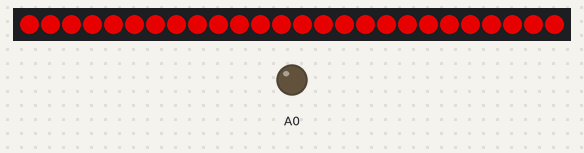
A sketch run on a simulated Arduino Uno, built with avr-gcc and run on an emulated ATmega328P. On the bench: 26 RGB LEDs in strip order, left to right, output pins drawn as LEDs (lit = HIGH). Dim RGB values are drawn brighter than linear.

Above: at 0.1 s.
At 1.1 s:
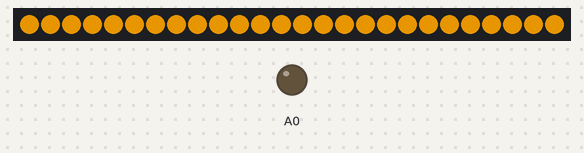
At 2.1 s:
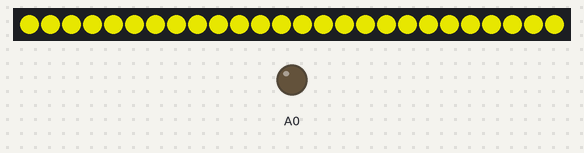
At 3.1 s:
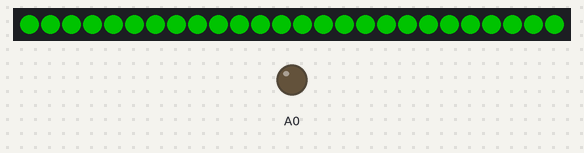
At 5.1 s:
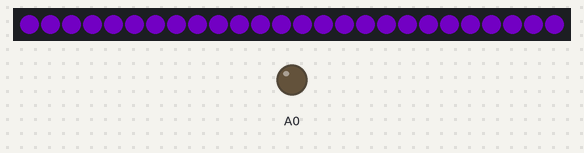
At 6.6 s:
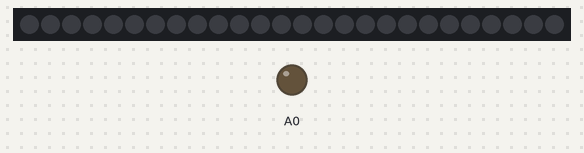

The sketch:

test_harpy.ino
```cpp
#include <FastLED.h>
#include <ezButton.h>

#define LED_PIN     3
#define NUM_LEDS    26

CRGB leds[NUM_LEDS];
ezButton limitSwitch(13);

void setup(){
  Serial.begin(9600);
  limitSwitch.setDebounceTime(50);
  FastLED.addLeds<WS2812, LED_PIN, GRB>(leds, NUM_LEDS);
  FastLED.setBrightness(180);

  pinMode(A0, OUTPUT);
  }

void test_switch() {
   limitSwitch.loop(); // MUST call the loop() function first

  if (limitSwitch.getState() == 0){
    Serial.println("untouched");
  }
  else{
    while (limitSwitch.getState() == 1){
        limitSwitch.loop();
        Serial.println("touched");
    }
    Serial.println();
    Serial.println("-------------------------released-------------------------");
    delay(5000);
  }
}

void testblinkLedStrip(CRGB leds[], int rgb[]) {
  //turns on LED for 0.25s
  for(int i = 0; i < NUM_LEDS; i++) {
    leds[i] = CRGB(rgb[0], rgb[1], rgb[2]);
  }
  FastLED.show();
  delay(500);

  for(int i = 0; i < NUM_LEDS; i++) {
    leds[i] = CRGB(0, 0, 0);
  }
  FastLED.show();
  delay(500);
}

void rainbowLEDStrip(CRGB leds[]) {
  int rgb[] = {255, 0, 0};
  testblinkLedStrip(leds, rgb);
  int rgb2[] = {255, 165, 0};
  testblinkLedStrip(leds, rgb2);
  int rgb3[] = {255, 255, 0};
  testblinkLedStrip(leds, rgb3);
  int rgb4[] = {0, 128, 0};
  testblinkLedStrip(leds, rgb4);
  int rgb5[] = {0, 0, 255};
  testblinkLedStrip(leds, rgb5);
  int rgb6[] = {75, 0, 130};
  testblinkLedStrip(leds, rgb6);
  int rgb7[] = {238, 130, 238};
  testblinkLedStrip(leds, rgb7);
}

void loop(){
  rainbowLEDStrip(leds);
  // int rgb[] = {255, 0, 0};
  // testblinkLedStrip(leds, rgb);
  // // test_switch();
}
```

Measured:
- by itself, everything shown: repeats every 7.0 s, in 14 steps
- what the display in image 1 shows lasts 0.5 s, from 1.0 s to 1.5 s
